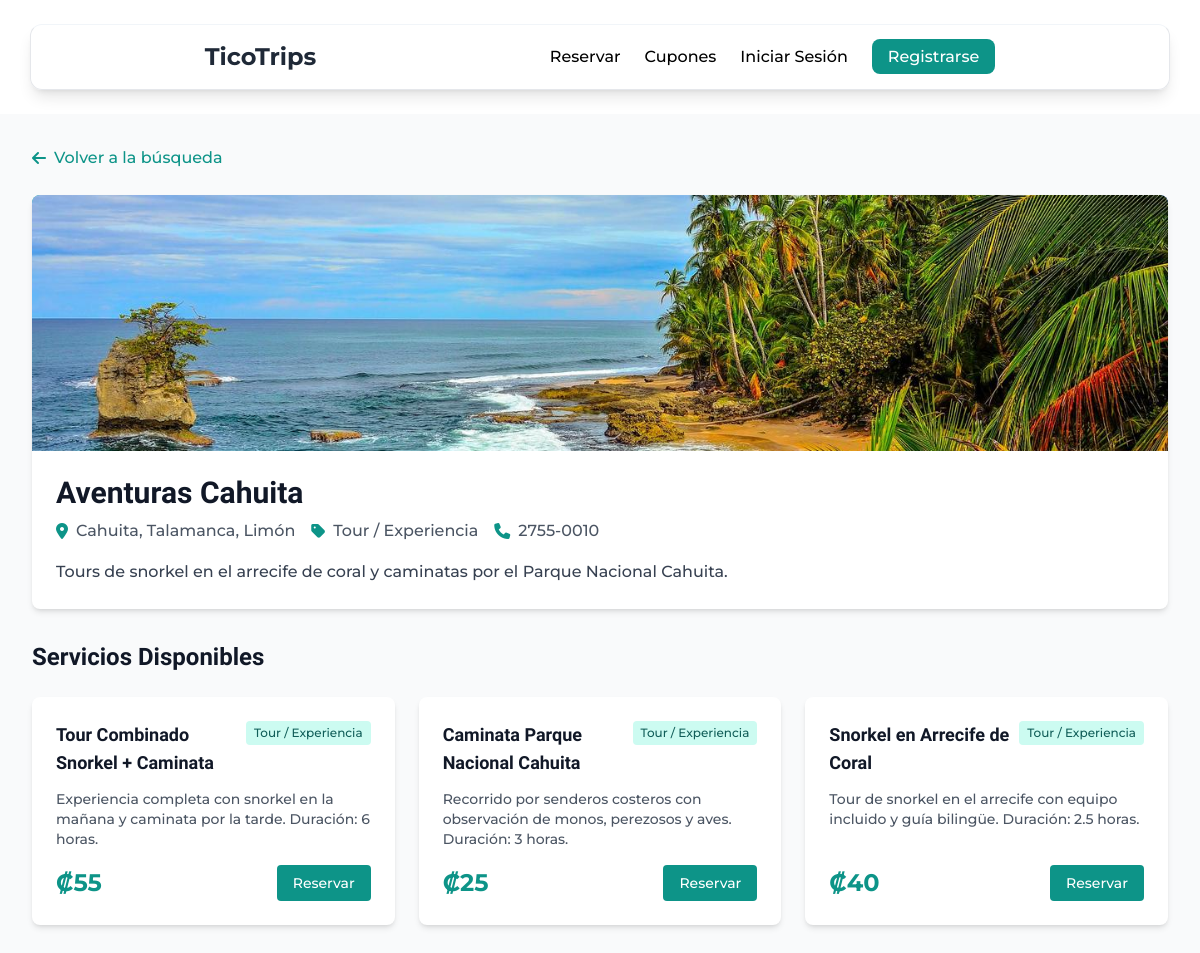
The page /index.php?controller=business&action=view&id=10 on the database its author committed.
### tables this page shows
CREATE TABLE `negocios` (
`id_negocio` BIGINT UNSIGNED NOT NULL AUTO_INCREMENT,
`id_usuario_fk` BIGINT UNSIGNED NOT NULL,  

 
`nombre_legal` VARCHAR(255) NOT NULL,
`nombre_publico` VARCHAR(255) NOT NULL,
`id_categoria_fk` INT UNSIGNED NOT NULL,   
`descripcion_corta` TEXT,
`telefono_contacto` VARCHAR(20) NOT NULL,
`correo_contacto` VARCHAR(255) NOT NULL,
    
 
`tipo_cedula` VARCHAR(20),
`cedula_hacienda` VARCHAR(50) NOT NULL UNIQUE, 
`nombre_representante` VARCHAR(255),
`no_licencia_municipal` VARCHAR(100),
    
 
`ruta_cedula_frente` VARCHAR(255),
`ruta_cedula_reverso` VARCHAR(255),
`foto_portada` VARCHAR(255),
    
 
`id_ubicacion_fk` INT UNSIGNED NOT NULL,
`direccion_exacta` TEXT,
`link_google_maps` VARCHAR(500),
`link_waze` VARCHAR(500),
    
 
`fecha_solicitud` TIMESTAMP DEFAULT CURRENT_TIMESTAMP,
`id_estatus` INT UNSIGNED NOT NULL DEFAULT 3,  
    
PRIMARY KEY (`id_negocio`),
    
 
FOREIGN KEY (`id_usuario_fk`) REFERENCES `usuarios`(`id_usuario`) ON DELETE CASCADE,
FOREIGN KEY (`id_categoria_fk`) REFERENCES `categorias`(`id_categoria`), 
FOREIGN KEY (`id_ubicacion_fk`) REFERENCES `ubicaciones`(`id_ubicacion`),
FOREIGN KEY (`id_estatus`) REFERENCES `estatus`(`id_estatus`)
);

CREATE TABLE `ubicaciones` (
`id_ubicacion` INT UNSIGNED NOT NULL AUTO_INCREMENT,
`provincia` VARCHAR(100) NOT NULL,
`canton` VARCHAR(100) NOT NULL,
`distrito` VARCHAR(100) NOT NULL,
PRIMARY KEY (`id_ubicacion`)
);

CREATE TABLE `categorias` (
`id_categoria` INT UNSIGNED NOT NULL AUTO_INCREMENT,
`nombre_categoria` VARCHAR(100) NOT NULL UNIQUE,  
`descripcion` TEXT,
PRIMARY KEY (`id_categoria`)
);

CREATE TABLE `servicios` (
`id_servicio` BIGINT UNSIGNED NOT NULL AUTO_INCREMENT,
`id_negocio_fk` BIGINT UNSIGNED NOT NULL,
`id_categoria_fk` INT UNSIGNED NOT NULL,
`titulo` VARCHAR(255) NOT NULL,
`descripcion_corta` TEXT NOT NULL,
`precio_base` DECIMAL(10, 2) NOT NULL,
`duracion_dias` INT UNSIGNED,
`id_estatus` INT UNSIGNED NOT NULL,
PRIMARY KEY (`id_servicio`),
FOREIGN KEY (`id_negocio_fk`) REFERENCES `negocios`(`id_negocio`) ON DELETE CASCADE,
FOREIGN KEY (`id_categoria_fk`) REFERENCES `categorias`(`id_categoria`),
FOREIGN KEY (`id_estatus`) REFERENCES `estatus`(`id_estatus`)
);

### app/controllers/BusinessController.php (called while the page is built, shortened)
<?php
class BusinessController {
    private $businessModel;
    public function __construct() {
        $this->pdo = Database::getInstance()->getConnection();
        $this->businessModel = new Business($this->pdo);
    }
    public function view() {
        $id = isset($_GET['id']) ? intval($_GET['id']) : 0;
        $business = $this->businessModel->getById($id);
        $services = $this->businessModel->getServicesByBusinessId($id);
        require_once __DIR__ . '/../views/business/view.php';
    }
}

### app/models/Business.php (called while the page is built, shortened)
<?php
class Business {
    private $pdo;
    public function __construct($pdo) {
        $this->pdo = $pdo;
    }
    public function getById($id) {
        try {
            $sql = "SELECT n.*, u.provincia, u.canton, u.distrito, c.nombre_categoria,
                           e.nombre as nombre_estatus
                    FROM negocios n
                    JOIN ubicaciones u ON n.id_ubicacion_fk = u.id_ubicacion
                    LEFT JOIN categorias c ON n.id_categoria_fk = c.id_categoria
                    LEFT JOIN estatus e ON n.id_estatus = e.id_estatus
                    WHERE n.id_negocio = ?";
            $stmt = $this->pdo->prepare($sql);
            $stmt->execute([$id]);
            return $stmt->fetch(PDO::FETCH_ASSOC);
        } catch (PDOException $e) {
            Logger::error("Error obteniendo negocio: " . $e->getMessage());
            return null;
        }
    }
    public function getServicesByBusinessId($businessId) {
        try {
            $sql = "SELECT s.*, c.nombre_categoria
                    FROM servicios s
                    LEFT JOIN categorias c ON s.id_categoria_fk = c.id_categoria
                    WHERE s.id_negocio_fk = ? AND s.id_estatus = 1
                    ORDER BY s.id_servicio DESC";
            $stmt = $this->pdo->prepare($sql);
            $stmt->execute([$businessId]);
            return $stmt->fetchAll(PDO::FETCH_ASSOC);
        } catch (PDOException $e) {
            Logger::error("Error obteniendo servicios del negocio: " . $e->getMessage());
            return [];
        }
    }
}

### app/config/autoload.php (called while the page is built, shortened)
<?php
spl_autoload_register(function ($class) {
    $directories = [
        __DIR__ . '/../controllers/',
        __DIR__ . '/../models/',
        __DIR__ . '/../config/'
    ];
    foreach ($directories as $directory) {
        $file = $directory . $class . '.php';
        if (file_exists($file)) {
            return;
        }
    }
});

### app/config/database.php (called while the page is built, shortened)
<?php
class Database {
    private static $instance = null;
    private $pdo;
    private $db_host = 'localhost';
    private $db_name = 'tico_trips_db';
    private $db_user = 'root';
    private $db_pass = 'plat20';
    private $db_charset = 'utf8mb4';
    private $db_port = 3306;
    private function __construct() {
        $dsn = "mysql:host={$this->db_host};dbname={$this->db_name};charset={$this->db_charset};port={$this->db_port}";
        $options = [
            PDO::ATTR_ERRMODE => PDO::ERRMODE_EXCEPTION,
            PDO::ATTR_DEFAULT_FETCH_MODE => PDO::FETCH_ASSOC,
            PDO::ATTR_EMULATE_PREPARES => false
        ];
        try {
            $this->pdo = new PDO($dsn, $this->db_user, $this->db_pass, $options);
        } catch (PDOException $e) {
            error_log("Error de conexión a la base de datos: " . $e->getMessage());
            die("Error de conexión a la base de datos. Contacte al administrador.");
        }
    }
    public static function getInstance() {
        if (self::$instance === null) {
            self::$instance = new self();
        }
        return self::$instance;
    }
    public function getConnection() {
        return $this->pdo;
    }
}

### app/views/business/view.php (the view, shortened to what this page needs)
<?php
require_once __DIR__ . '/../layouts/header.php';
?>
<main class="bg-gray-50 min-h-screen py-8">
    <div class="max-w-7xl mx-auto px-4 sm:px-6 lg:px-8">
        <div class="mb-6">
            <a href="index.php?controller=home&action=search"
               class="inline-flex items-center text-teal-600 hover:text-teal-700 font-medium">
                <i class="fas fa-arrow-left mr-2"></i>
                Volver a la búsqueda
            </a>
        </div>
        <div class="bg-white rounded-lg shadow-md overflow-hidden mb-8">
            <div class="h-64 bg-gradient-to-r from-teal-500 to-blue-600 relative">
                <?php if (!empty($business['foto_portada'])): ?>
                    <img src="app/public/images/business/<?php echo htmlspecialchars($business['foto_portada']); ?>"
                         alt="<?php echo htmlspecialchars($business['nombre_publico']); ?>"
                         class="w-full h-full object-cover">
                <?php endif; ?>
            </div>
            <div class="p-6">
                <div class="flex flex-col md:flex-row md:items-start md:justify-between">
                    <div class="flex-1">
                        <h1 class="text-3xl font-bold text-gray-900 mb-2">
                            <?php echo htmlspecialchars($business['nombre_publico']); ?>
                        </h1>
                        <div class="flex flex-wrap gap-4 text-gray-600 mb-4">
                            <span class="flex items-center">
                                <i class="fas fa-map-marker-alt mr-2 text-teal-600"></i>
                                <?php echo htmlspecialchars($business['distrito'] . ', ' . $business['canton'] . ', ' . $business['provincia']); ?>
                            </span>
                            <span class="flex items-center">
                                <i class="fas fa-tag mr-2 text-teal-600"></i>
                                <?php echo htmlspecialchars($business['nombre_categoria']); ?>
                            </span>
                            <?php if (!empty($business['telefono_contacto'])): ?>
                                <span class="flex items-center">
                                    <i class="fas fa-phone mr-2 text-teal-600"></i>
                                    <?php echo htmlspecialchars($business['telefono_contacto']); ?>
                                </span>
                            <?php endif; ?>
                        </div>
                        <?php if (!empty($business['descripcion_corta'])): ?>
                            <p class="text-gray-700 leading-relaxed">
                                <?php echo nl2br(htmlspecialchars($business['descripcion_corta'])); ?>
                            </p>
                        <?php endif; ?>
                    </div>
                </div>
            </div>
        </div>
        <div class="mb-8">
            <h2 class="text-2xl font-bold text-gray-900 mb-6">Servicios Disponibles</h2>
            <?php if (!empty($services)): ?>
                <div class="grid grid-cols-1 md:grid-cols-2 lg:grid-cols-3 gap-6">
                    <?php foreach ($services as $service): ?>
                        <div class="bg-white rounded-lg shadow-md overflow-hidden hover:shadow-lg transition flex flex-col h-full">
                            <div class="p-6 flex flex-col flex-1">
                                <div class="flex items-start justify-between mb-3">
                                    <h3 class="text-lg font-semibold text-gray-900 flex-1">
                                        <?php echo htmlspecialchars($service['titulo']); ?>
                                    </h3>
                                    <?php if (!empty($service['nombre_categoria'])): ?>
                                        <span class="ml-2 px-2 py-1 bg-teal-100 text-teal-800 text-xs rounded flex-shrink-0">
                                            <?php echo htmlspecialchars($service['nombre_categoria']); ?>
                                        </span>
                                    <?php endif; ?>
                                </div>
                                <div class="flex-1 mb-4">
                                    <?php if (!empty($service['descripcion_corta'])): ?>
                                        <p class="text-gray-600 text-sm line-clamp-3">
                                            <?php echo htmlspecialchars($service['descripcion_corta']); ?>
                                        </p>
                                    <?php endif; ?>
                                </div>
                                <div class="flex items-center justify-between mt-auto">
                                    <div>
                                        <?php if (!empty($service['precio_base'])): ?>
                                            <p class="text-2xl font-bold text-teal-600">
                                                ₡<?php echo number_format($service['precio_base'], 0); ?>
                                            </p>
                                        <?php endif; ?>
                                    </div>
                                    <a href="index.php?controller=reservation&action=create&service_id=<?php echo $service['id_servicio']; ?>"
                                       class="px-4 py-2 bg-teal-600 text-white rounded hover:bg-teal-700 transition text-sm flex-shrink-0">
                                        Reservar
                                    </a>
                                </div>
                            </div>
                        </div>
                    <?php endforeach; ?>
                </div>
            <?php endif; ?>
        </div>
    </div>
</main>
<?php require_once __DIR__ . '/../layouts/footer.php'; ?>

### rows shown on the page
negocios: foto_portada (picture), nombre_publico "Aventuras Cahuita", id_ubicacion_fk.provincia "Cahuita, Talamanca, Limón", id_categoria_fk.nombre_categoria "Tour / Experiencia", telefono_contacto "2755-0010", descripcion_corta "Tours de snorkel en el arrecife de coral y caminatas por el Parque Nacional Cahuita."
servicios: titulo "Tour Combinado Snorkel + Caminata", id_categoria_fk.nombre_categoria "Tour / Experiencia", descripcion_corta "Experiencia completa con snorkel en la mañana y caminata por la tarde. Duración: 6 horas.", precio_base "55"
servicios: titulo "Caminata Parque Nacional Cahuita", id_categoria_fk.nombre_categoria "Tour / Experiencia", descripcion_corta "Recorrido por senderos costeros con observación de monos, perezosos y aves. Duración: 3 horas.", precio_base "25"
servicios: titulo "Snorkel en Arrecife de Coral", id_categoria_fk.nombre_categoria "Tour / Experiencia", descripcion_corta "Tour de snorkel en el arrecife con equipo incluido y guía bilingüe. Duración: 2.5 horas.", precio_base "40"
